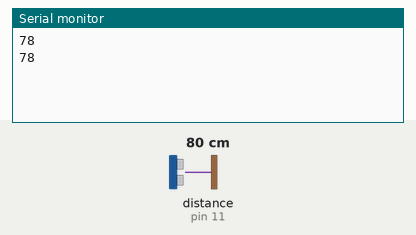
Recording of a sketch running on a simulated Arduino Uno, built with avr-gcc and run on an emulated ATmega328P. Parts: the last lines printed to the serial monitor. Wiring (inferred from the names in the program): ultrasonic range finder: trigger pin 10; echo pin 11. The test bench sets the inputs (shaded band); at power-on: distance to the obstacle (sensor on pin 11) 80 cm. The echo pulse lasts 58.3 µs per cm.

Above: at 1.4 s.
1.5 s: distance to the obstacle (sensor on pin 11) set to 2 cm
At 2.3 s:
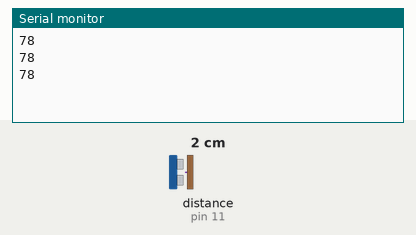
3.0 s: distance to the obstacle (sensor on pin 11) set to 4 cm
At 3.5 s:
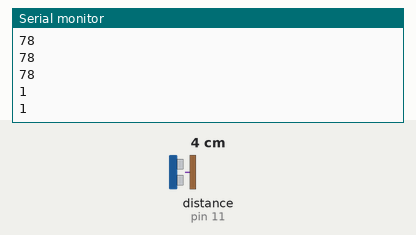
Timing chart, 0 to 6.0 s (numbered marks = the images above; inputs shaded):
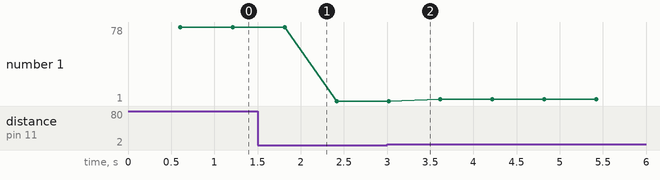

The sketch:

SensorUltrasossinoSimplificado.ino
```cpp
const int trigPin = 10;
const int echoPing = 11;

long duration;
int distance;


void setup() {
  pinMode(trigPin, OUTPUT);
  pinMode(echoPing, INPUT);
  Serial.begin(9600);
}

void loop() {
  digitalWrite(trigPin, LOW);
  delayMicroseconds(10);

  digitalWrite(trigPin, HIGH);
  delayMicroseconds(100);
  digitalWrite(trigPin, LOW);

  duration = pulseIn(echoPing, HIGH);
  distance = duration*0.034/2;
  delay(600);

  Serial.println(distance);


}
```

Measured:
- plotted number 1: 78 → 1 after the input at 1.5 s, 1 → 3 after the input at 3.0 s
